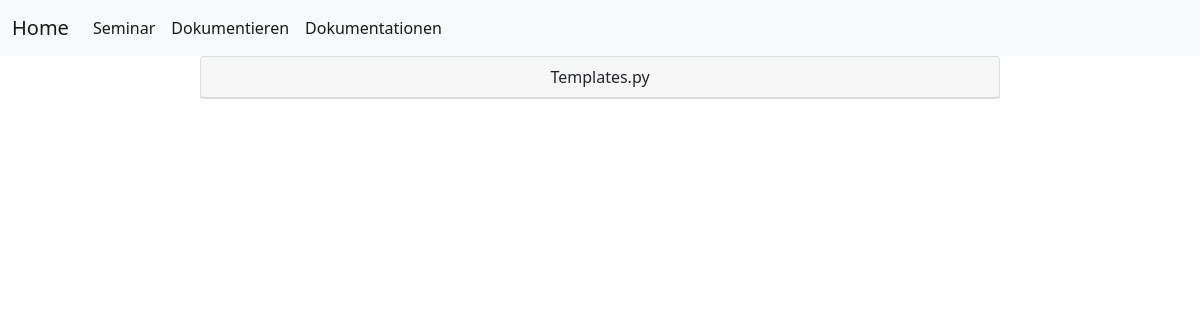
The page /templates-doks on the database as committed earlier.
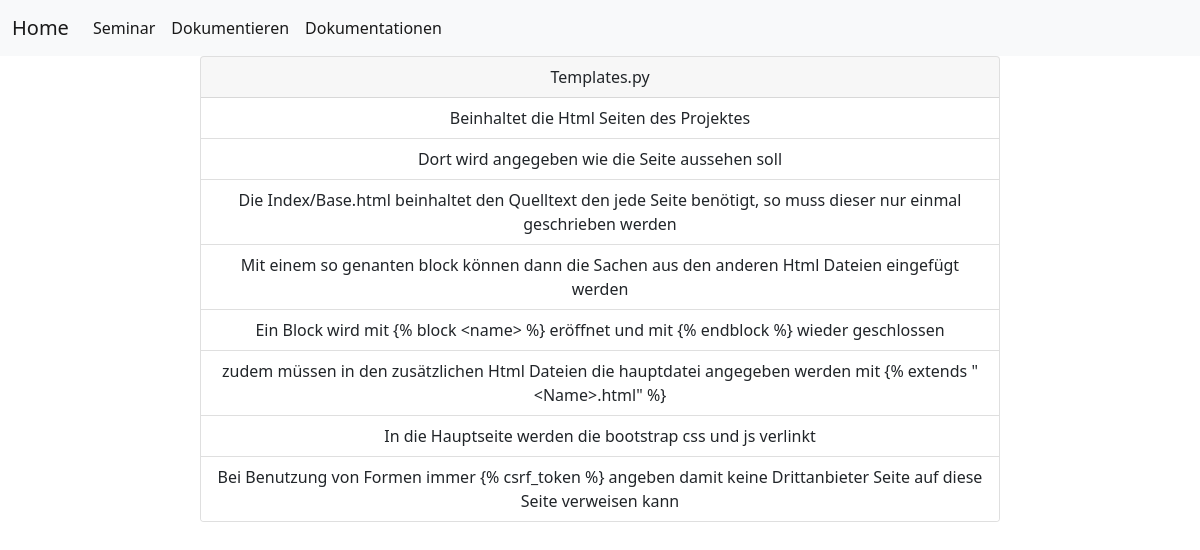
The same page on the database as committed later.
### prog1/models.py (models this page shows)
class TemplatesModel(models.Model):
    templatesDok = models.CharField(max_length = 500, null=True, blank=True)

### prog1/views.py (the view)
# urls.py: path('templates-doks', views.templatesdoks, name='templates-doks'),
def templatesdoks(request):
    templates = TemplatesModel.objects.all()
    context = {"templatesform": templates}
    return render(request, "prog1/dokumente/templatess.html", context)

### prog1/templates/prog1/dokumente/templatess.html
{% extends "index.html" %}
{% block content %}
<center>
    <div class="card" style="width: 50rem;">
      <div class="card-header">
        Templates.py
      </div>
      <ul class="list-group list-group-flush">
          {% for dok in templatesform %}
            <li class="list-group-item">{{ dok.templatesDok }}</li>
          {% endfor %}
      </ul>
    </div>
</center>
{% endblock %}

Rows that differ between the two databases and show on the page:
added TemplatesModel: templatesDok "Beinhaltet die Html Seiten des Projektes"
added TemplatesModel: templatesDok "Dort wird angegeben wie die Seite aussehen soll"
added TemplatesModel: templatesDok "Die Index/Base.html beinhaltet den Quelltext den jede Seite benötigt, so muss dieser nur einmal geschrieben werden"
added TemplatesModel: templatesDok "Mit einem so genanten block können dann die Sachen aus den anderen Html Dateien eingefügt werden"
added TemplatesModel: templatesDok "Ein Block wird mit {% block <name> %} eröffnet und mit {% endblock %} wieder geschlossen"
added TemplatesModel: templatesDok "zudem müssen in den zusätzlichen Html Dateien die hauptdatei angegeben werden mit {% extends \"<Name>.html\" %}"
added TemplatesModel: templatesDok "In die Hauptseite werden die bootstrap css und js verlinkt"
added TemplatesModel: templatesDok "Bei Benutzung von Formen immer {% csrf_token %} angeben damit keine Drittanbieter Seite auf diese Seite verweisen kann"
